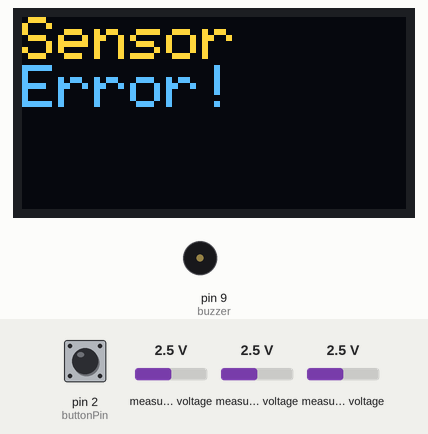
Simulated run of this sketch. Board: Arduino Pro Mini, built with avr-gcc and run on an emulated ATmega328P. On the bench: 128×64 one-colour display, buzzer (waves = sounding). The inputs (shaded band) are chosen by the test bench; at power-on: pin 2 (buttonPin) HIGH, measured voltage 2.5 V. The OLED is the two-colour kind (top 16 rows yellow); EEPROM starts erased.

Above: at 3.4 s.
3.5 s: pin 2 (buttonPin) pulled LOW for 0.25 s
At 5.3 s:
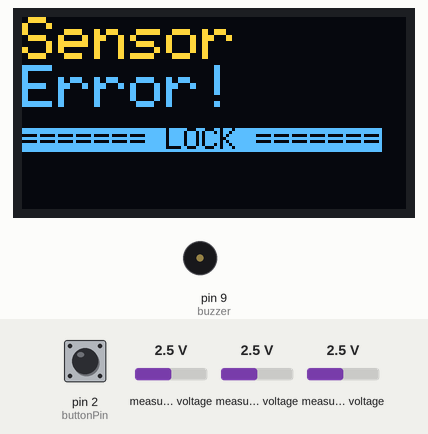
5.7 s: pin 2 (buttonPin) pulled LOW for 3.2 s
At 10.3 s:
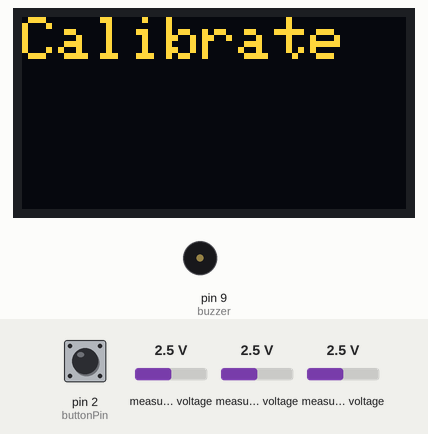
11.9 s: pin 2 (buttonPin) pulled LOW for 1 s
At 12.95 s:
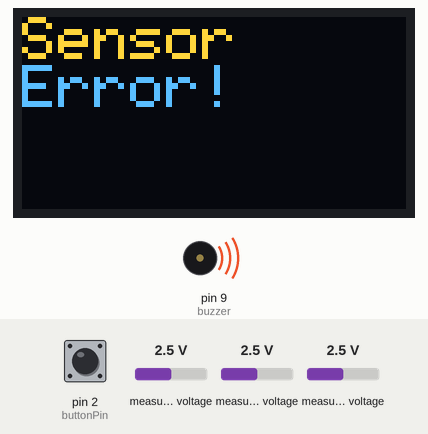
14.6 s: pin 2 (buttonPin) pulsed LOW 5 times (0.12 s each, 0.3 s apart)
At 15.7 s:
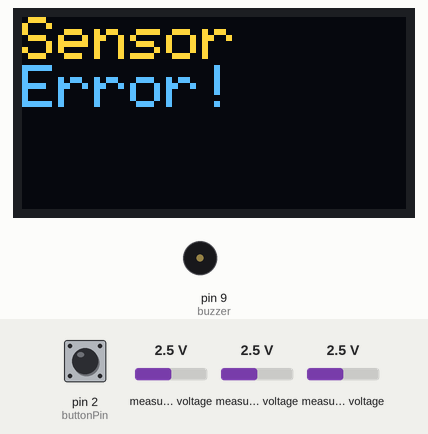
Timing chart, 0 to 17.7 s (numbered marks = the images above; inputs shaded):
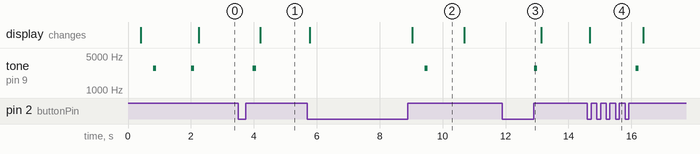

Measured:
- after the input at 3.5 s, tone on pin 9 (buzzer): silent → 2800 Hz after 0.47 s, → silent 0.10 s later; the display: changes after 0.71 s (image 1)
- after the input at 5.7 s, tone on pin 9 (buzzer): silent → 2800 Hz after 3.7 s, → silent 0.10 s later; the display: first changes after 0.07 s (image 2 shows a later state)
- after the input at 11.9 s, tone on pin 9 (buzzer): silent → 2800 Hz after 1.0 s, → silent 0.10 s later
- after the input at 14.6 s, tone on pin 9 (buzzer): silent → 2800 Hz after 1.5 s, → silent 0.10 s later; the display: changes after 0.07 s (image 4)
- what the display in image 2 shows lasts 1.7 s, from 9.0 s to 10.7 s

The sketch:

KitableNitroxAnalyzer.ino
```cpp
// (licence header left out)
#include <SPI.h>  // may not be necessary
#include <Wire.h>  // may not be necessary
#include <Adafruit_SSD1306.h>
//#include <Adafruit_ADS1x15.h>
#include "ADS1X15.h"
#include <EEPROM.h>
#include <RunningAverage.h>

#define SCREEN_WIDTH 128 // OLED display width, in pixels
#define SCREEN_HEIGHT 64 // OLED display height, in pixels

#define O2_RA_SIZE 20
#define CO_RA_SIZE 5
RunningAverage RAO2(O2_RA_SIZE);
RunningAverage RACO(CO_RA_SIZE);

ADS1115 ads(0x48);

#define OLED_RESET 4
Adafruit_SSD1306 display(SCREEN_WIDTH, SCREEN_HEIGHT, &Wire, OLED_RESET);//SCREEN_WIDTH, SCREEN_HEIGHT, &Wire, OLED_RESET

const int buttonPin=2; // push button
const int buzzer = 9; // buzzer
const int ledPin = 13; // led

double calibrationv;
float multiplier;

const int cal_holdTime = 2; // 2 sec button hold to calibration
const int mod_holdTime = 4; // 4 sec hold to po2 mod change
const int max_holdtime = 6; // 6 sec hold to reset max o2 result

long millis_held;    // How long the button was held (milliseconds)
long secs_held;      // How long the button was held (seconds)
long prev_secs_held; // How long the button was held in the previous check
byte previous = HIGH;
unsigned long firstTime; // how long since the button was first pressed
int active = 0;
double result_max = 0;

/*
 Calculate MOD (Maximum Operating Depth)
*/
float max_po1 = 1.40; //default setting on boot - changed to 1.40 which is more common
const float max_po2 = 1.60;
float cal_mod (float percentage, float ppo2 = 1.4) {
  return 32.8084 * ( (ppo2/(percentage/100)) - 1 );
}

//-----------------------------------------------------------------------------

void beep(int x=1) { // make beep for x time
  //digitalWrite(ledPin, HIGH); // led blink disable for battery save
  for(int i=0; i<x; i++) {
      tone(buzzer, 2800, 100);
      delay(200);
  }
  //digitalWrite(ledPin, LOW);
  noTone(buzzer);
}  // end beep function

//-----------------------------------------------------------------------------
//Oxygen Sensor Read
void read_o2_sensor(int adc=0) {
  int16_t millivolts = 0;
  millivolts = ads.readADC_Differential_0_1();
  RAO2.addValue(millivolts);
}  // end read_o2_sensor function

//CO Sensor Read
void read_co_sensor(int adc=0) {
  int16_t millivolts = 0;
  millivolts = ads.readADC(2);
  RACO.addValue(millivolts);
}  // end read_co_sensor function
//-----------------------------------------------------------------------------

void setup(void) {

	Serial.begin(9600);

  /* power saving stuff for battery power */
  // Disable ADC
  // ADCSRA = 0;
  // Disable the analog comparator by setting the ACD bit
  // (bit 7) of the ACSR register to one.
  // ACSR = B10000000;
  // Disable digital input buffers on all analog input pins
  // DIDR0 = DIDR0 | B00111111;

  display.begin(SSD1306_SWITCHCAPVCC, 0x3C);

  ads.setGain(2);
  multiplier = 0.0625F;
  ads.begin(); // ads1115 start

  pinMode(buttonPin,INPUT_PULLUP);

  RAO2.clear();
  for(int cx=0; cx<= O2_RA_SIZE; cx++) {
     read_o2_sensor(0);
  }

  //calibrationv = EEPROMReadInt(0);
  //if (calibrationv < 1) {
  //  calibrationv = calibrate(0);
  //}

  //Always calibrate on boot
  calibrationv = calibrate(0);

  beep(1);
}  // end setup

//-----------------------------------------------------------------------------

void EEPROMWriteInt(int p_address, int p_value)
     {
     byte lowByte = ((p_value >> 0) & 0xFF);
     byte highByte = ((p_value >> 8) & 0xFF);

     EEPROM.write(p_address, lowByte);
     EEPROM.write(p_address + 1, highByte);
     }

//-----------------------------------------------------------------------------

unsigned int EEPROMReadInt(int p_address)
     {
     byte lowByte = EEPROM.read(p_address);
     byte highByte = EEPROM.read(p_address + 1);

     return ((lowByte << 0) & 0xFF) + ((highByte << 8) & 0xFF00);
     }

//-----------------------------------------------------------------------------

int calibrate(int x) {

  display.clearDisplay();
  display.setTextColor(WHITE);
  display.setCursor(0,0);
  display.setTextSize(2);
  display.print(F("Calibrate"));
  display.display();

  //RAO2.clear();
  double result;
  for(int cx=0; cx<= O2_RA_SIZE; cx++) {
    read_o2_sensor(0);
  }
  result = RAO2.getAverage();
  result = abs(result);
  EEPROMWriteInt(x, result); // write to eeprom

  // CO.clear();
  double coresult;
  for(int cx=0; cx<= CO_RA_SIZE; cx++) {
    read_co_sensor(0);
  }
  coresult = RACO.getAverage();
  coresult = abs(coresult);
  EEPROMWriteInt(x, coresult); // write to eeprom

  beep(1);
  delay(1000);
  active = 0;
  return result;
}  // end calibrate function

// Helper to Center Text
void drawCentreString(const String &buf, int x, int y) {
    int16_t x1, y1;
    uint16_t w, h;
    display.getTextBounds(buf, x, y, &x1, &y1, &w, &h); //calc width of new string
    display.setCursor(x - w / 2, y);
    display.print(buf);
}
//-----------------------------------------------------------------------------

void analysing(int x, int cal) {
  double currento2mv=0;
  double currentcomv=0;
  double result;
  double coresult;
  double o2mv = 0.0;
  double comv = 0.0;


  read_o2_sensor(0);
  currento2mv = RAO2.getAverage();
  currento2mv = abs(currento2mv);
  read_co_sensor(0);
  currentcomv = RACO.getAverage();
  currentcomv = abs(currentcomv);


  result = (currento2mv / cal) * 20.9;
  if (result > 99.9) result = 99.9;
  o2mv = currento2mv * multiplier;

  comv = currentcomv * multiplier;
  coresult = (comv - 400) / 8;
  if (coresult < 0) coresult = 0;


  display.clearDisplay();
  display.setTextColor(WHITE);
  display.setCursor(0,0);

  if (o2mv < 0.02 || result <= 0) {
     display.setTextSize(2);
     display.println(F("Sensor"));
     display.print(F("Error!"));
  } else {
    display.setCursor(15,16);
    display.setTextSize(3);
    display.print(result,1);
    display.println(F("%"));

    if (result >= result_max) {
      result_max = result;
    }

    display.setTextSize(1);
    display.setCursor(0,3);
    display.setTextColor(BLACK, WHITE);
    display.print(F("Max "));
    display.print(result_max,1);
    display.print(F("%   "));
    //display.setCursor(75,31);
    display.print(o2mv,2);
    display.print(F("mv"));

    if (active % 4) {
      display.setCursor(115,29);
      display.setTextColor(WHITE);
      display.print(F("."));
    }

    display.setTextColor(WHITE);
    display.setTextSize(1);
    display.setCursor(0,39);
    display.print(F("pO2 "));
    display.print(max_po1,1);
    display.print(F("  /  "));
    display.print(max_po2,1);
    display.print(F(" MOD"));

    display.setTextSize(1);
    //display.setCursor(0,49);
    //display.print(cal_mod(result_max,max_po1),0);
    //display.print(F("/"));
    //display.print(cal_mod(result_max,max_po2),0);
    //display.print(F("ft "));
    String modstr = String(int(cal_mod(result,max_po1))) + "/" + String(int(cal_mod(result,max_po2))) + " ft";
    drawCentreString(modstr,64,49);

    display.setTextSize(1);
    display.setCursor(0,57);
    display.setTextColor(BLACK, WHITE);
    display.print(F("CO:"));
    display.print(coresult,1);
    display.print(F(" ppm "));
    //display.setCursor(75,31);
    display.print(comv,0);
    display.print(F("mv"));

    // menu
    if (secs_held < 7 && active > 16) {
      display.setTextSize(2);
      display.setCursor(0,31);
      display.setTextColor(BLACK, WHITE);
      if (secs_held >= cal_holdTime && secs_held < mod_holdTime) {
        display.print(F("   CAL    "));
      }
      if (secs_held >= mod_holdTime && secs_held < max_holdtime) {
        display.print(F("   PO2    "));
      }
      if (secs_held >= max_holdtime && secs_held < 10) {
        display.print(F("   MAX    "));
      }
    }
    // CO Alarm
    if (coresult > 0){
      if (active % 3) {
        display.setCursor(0,16);
        display.setTextSize(3);
        display.setTextColor(BLACK, WHITE);
        display.println(F("CO WARN"));
        }
    }
  }
  display.display();
}  // end analysing function

//-----------------------------------------------------------------------------

void lock_screen(long pause = 5000) {
  beep(1);
  display.setTextSize(1);
  display.setCursor(0,37);
  display.setTextColor(0xFFFF, 0);
  display.print(F("                "));
  display.setTextColor(BLACK, WHITE);
  display.setCursor(0,37);
  display.print(F("======= LOCK ======="));
  display.display();
  for (int i = 0; i < pause; ++i) {
    while (digitalRead(buttonPin) == HIGH) {
      }
   }
   active = 0;
}  // end lock_screen function

//-----------------------------------------------------------------------------

void po2_change() {
  if (max_po1 == 1.3) max_po1 = 1.4;
  else if (max_po1 == 1.4) max_po1 = 1.5;
  else if (max_po1 == 1.5) max_po1 = 1.3;

  display.clearDisplay();
  display.setTextColor(WHITE);
  display.setCursor(0,0);
  display.setTextSize(2);
  display.println(F("pO2 set"));
  display.print(max_po1);
  display.display();
  beep(1);
  delay(1000);
  active = 0;
}  // end po2_change function

//-----------------------------------------------------------------------------

void max_clear() {
  result_max = 0;
  display.clearDisplay();
  display.setTextColor(WHITE);
  display.setCursor(0,0);
  display.setTextSize(2);
  display.println(F("Max result"));
  display.print(F("cleared"));
  display.display();
  beep(1);
  delay(1000);
  active = 0;
}  // end max_clear function

//-----------------------------------------------------------------------------

void loop(void) {

  int current = digitalRead(buttonPin);

  if (current == LOW && previous == HIGH && (millis() - firstTime) > 200) {
    firstTime = millis();
    active = 17;
  }

  millis_held = (millis() - firstTime);
  secs_held = millis_held / 1000;

  if (millis_held > 2) {
    if (current == HIGH && previous == LOW) {
      if (secs_held <= 0) {
        lock_screen();
      }
      if (secs_held >= cal_holdTime && secs_held < mod_holdTime) {
        calibrationv = calibrate(0);
      }
      if (secs_held >= mod_holdTime && secs_held < max_holdtime) {
        po2_change();
      }
      if (secs_held >= max_holdtime && secs_held < 12) {
        max_clear();
      }
    }
  }

  previous = current;
  prev_secs_held = secs_held;

  analysing(0,calibrationv);
  delay(200);

  active++;
}  // end loop function

// End Program
```
